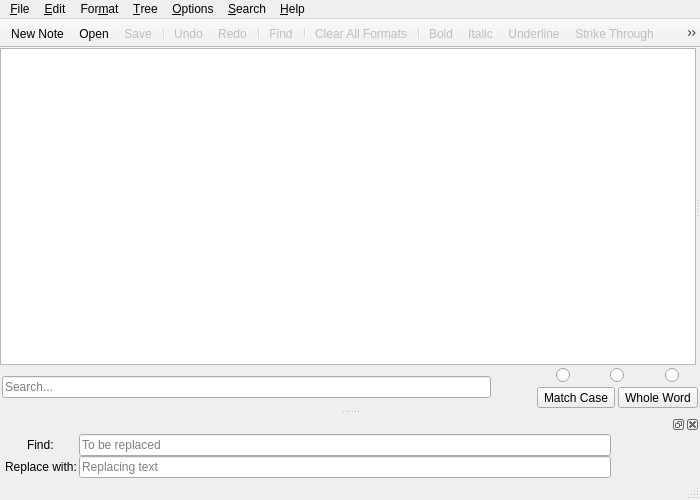
<?xml version="1.0" encoding="UTF-8"?>
<ui version="4.0">
 <class>FeatherNotes::FN</class>
 <widget class="QMainWindow" name="FN">
  <property name="geometry">
   <rect>
    <x>0</x>
    <y>0</y>
    <width>700</width>
    <height>500</height>
   </rect>
  </property>
  <property name="windowTitle">
   <string>FeatherNotes</string>
  </property>
  <widget class="QWidget" name="centralWidget">
   <layout class="QVBoxLayout" name="verticalLayout">
    <property name="spacing">
     <number>0</number>
    </property>
    <property name="leftMargin">
     <number>0</number>
    </property>
    <property name="topMargin">
     <number>0</number>
    </property>
    <property name="rightMargin">
     <number>0</number>
    </property>
    <property name="bottomMargin">
     <number>0</number>
    </property>
    <item>
     <widget class="QSplitter" name="splitter">
      <property name="lineWidth">
       <number>0</number>
      </property>
      <property name="orientation">
       <enum>Qt::Horizontal</enum>
      </property>
      <widget class="FeatherNotes::TreeView" name="treeView"/>
      <widget class="QStackedWidget" name="stackedWidget"/>
     </widget>
    </item>
    <item>
     <layout class="QGridLayout" name="gridLayout">
      <property name="leftMargin">
       <number>2</number>
      </property>
      <property name="rightMargin">
       <number>2</number>
      </property>
      <property name="horizontalSpacing">
       <number>3</number>
      </property>
      <property name="verticalSpacing">
       <number>0</number>
      </property>
      <item row="1" column="1">
       <widget class="QPushButton" name="nextButton">
        <property name="focusPolicy">
         <enum>Qt::NoFocus</enum>
        </property>
        <property name="toolTip">
         <string>Next (F3)</string>
        </property>
        <property name="shortcut">
         <string>F3</string>
        </property>
        <property name="flat">
         <bool>true</bool>
        </property>
       </widget>
      </item>
      <item row="0" column="1">
       <widget class="QPushButton" name="prevButton">
        <property name="focusPolicy">
         <enum>Qt::NoFocus</enum>
        </property>
        <property name="toolTip">
         <string>Previous (F4)</string>
        </property>
        <property name="shortcut">
         <string>F4</string>
        </property>
        <property name="flat">
         <bool>true</bool>
        </property>
       </widget>
      </item>
      <item row="0" column="0" rowspan="2">
       <widget class="FeatherNotes::LineEdit" name="lineEdit">
        <property name="minimumSize">
         <size>
          <width>150</width>
          <height>0</height>
         </size>
        </property>
        <property name="placeholderText">
         <string>Search...</string>
        </property>
       </widget>
      </item>
      <item row="0" column="4" colspan="2">
       <layout class="QHBoxLayout" name="horizontalLayout">
        <property name="spacing">
         <number>3</number>
        </property>
        <item alignment="Qt::AlignHCenter">
         <widget class="QRadioButton" name="namesButton">
          <property name="focusPolicy">
           <enum>Qt::NoFocus</enum>
          </property>
          <property name="toolTip">
           <string>Search only in names (Ctrl+Shift+F7)</string>
          </property>
          <property name="shortcut">
           <string>Ctrl+Shift+F7</string>
          </property>
         </widget>
        </item>
        <item alignment="Qt::AlignHCenter">
         <widget class="QRadioButton" name="tagsButton">
          <property name="focusPolicy">
           <enum>Qt::NoFocus</enum>
          </property>
          <property name="toolTip">
           <string>Search only in tags (Shift+F7)</string>
          </property>
          <property name="shortcut">
           <string>Shift+F7</string>
          </property>
          <property name="autoExclusive">
           <bool>false</bool>
          </property>
         </widget>
        </item>
        <item alignment="Qt::AlignHCenter">
         <widget class="QRadioButton" name="everywhereButton">
          <property name="focusPolicy">
           <enum>Qt::NoFocus</enum>
          </property>
          <property name="toolTip">
           <string>Search in all nodes (F7)</string>
          </property>
          <property name="shortcut">
           <string>F7</string>
          </property>
          <property name="autoExclusive">
           <bool>false</bool>
          </property>
         </widget>
        </item>
       </layout>
      </item>
      <item row="1" column="4" colspan="2">
       <layout class="QHBoxLayout" name="horizontalLayout_2">
        <property name="spacing">
         <number>3</number>
        </property>
        <item alignment="Qt::AlignHCenter">
         <widget class="QToolButton" name="caseButton">
          <property name="focusPolicy">
           <enum>Qt::NoFocus</enum>
          </property>
          <property name="toolTip">
           <string>Match Case (F5)</string>
          </property>
          <property name="text">
           <string>Match Case</string>
          </property>
          <property name="shortcut">
           <string>F5</string>
          </property>
          <property name="checkable">
           <bool>true</bool>
          </property>
         </widget>
        </item>
        <item alignment="Qt::AlignHCenter">
         <widget class="QToolButton" name="wholeButton">
          <property name="focusPolicy">
           <enum>Qt::NoFocus</enum>
          </property>
          <property name="toolTip">
           <string>Whole Word (F6)</string>
          </property>
          <property name="text">
           <string>Whole Word</string>
          </property>
          <property name="shortcut">
           <string>F6</string>
          </property>
          <property name="checkable">
           <bool>true</bool>
          </property>
         </widget>
        </item>
       </layout>
      </item>
     </layout>
    </item>
   </layout>
  </widget>
  <widget class="QMenuBar" name="menuBar">
   <property name="geometry">
    <rect>
     <x>0</x>
     <y>0</y>
     <width>700</width>
     <height>21</height>
    </rect>
   </property>
   <property name="contextMenuPolicy">
    <enum>Qt::PreventContextMenu</enum>
   </property>
   <widget class="QMenu" name="menuFile">
    <property name="title">
     <string>&amp;File</string>
    </property>
    <widget class="QMenu" name="menuOpenRecently">
     <property name="title">
      <string>Recenl&amp;y Opened</string>
     </property>
     <addaction name="actionClearRecent"/>
    </widget>
    <addaction name="actionNew"/>
    <addaction name="actionOpen"/>
    <addaction name="menuOpenRecently"/>
    <addaction name="separator"/>
    <addaction name="actionSave"/>
    <addaction name="actionSaveAs"/>
    <addaction name="separator"/>
    <addaction name="actionPrint"/>
    <addaction name="actionPrintNodes"/>
    <addaction name="actionPrintAll"/>
    <addaction name="actionExportHTML"/>
    <addaction name="separator"/>
    <addaction name="actionPassword"/>
    <addaction name="separator"/>
    <addaction name="actionQuit"/>
   </widget>
   <widget class="QMenu" name="menuEdit">
    <property name="title">
     <string>&amp;Edit</string>
    </property>
    <addaction name="actionUndo"/>
    <addaction name="actionRedo"/>
    <addaction name="separator"/>
    <addaction name="actionCut"/>
    <addaction name="actionCopy"/>
    <addaction name="actionPaste"/>
    <addaction name="actionPasteHTML"/>
    <addaction name="actionDelete"/>
    <addaction name="separator"/>
    <addaction name="actionSelectAll"/>
    <addaction name="separator"/>
    <addaction name="actionCheckSpelling"/>
    <addaction name="separator"/>
    <addaction name="actionDate"/>
   </widget>
   <widget class="QMenu" name="menuFormat">
    <property name="title">
     <string>For&amp;mat</string>
    </property>
    <addaction name="actionClear"/>
    <addaction name="separator"/>
    <addaction name="actionBold"/>
    <addaction name="actionItalic"/>
    <addaction name="actionUnderline"/>
    <addaction name="actionStrike"/>
    <addaction name="actionSuper"/>
    <addaction name="actionSub"/>
    <addaction name="separator"/>
    <addaction name="actionTextColor"/>
    <addaction name="actionBgColor"/>
    <addaction name="separator"/>
    <addaction name="actionLeft"/>
    <addaction name="actionCenter"/>
    <addaction name="actionRight"/>
    <addaction name="actionJust"/>
    <addaction name="separator"/>
    <addaction name="actionLTR"/>
    <addaction name="actionRTL"/>
    <addaction name="separator"/>
    <addaction name="actionH3"/>
    <addaction name="actionH2"/>
    <addaction name="actionH1"/>
    <addaction name="separator"/>
    <addaction name="actionLink"/>
    <addaction name="actionEmbedImage"/>
    <addaction name="actionTable"/>
   </widget>
   <widget class="QMenu" name="menuTree">
    <property name="title">
     <string>&amp;Tree</string>
    </property>
    <addaction name="actionExpandAll"/>
    <addaction name="actionCollapseAll"/>
    <addaction name="separator"/>
    <addaction name="actionPrepSibling"/>
    <addaction name="actionNewSibling"/>
    <addaction name="actionNewChild"/>
    <addaction name="separator"/>
    <addaction name="actionDeleteNode"/>
    <addaction name="separator"/>
    <addaction name="actionMoveUp"/>
    <addaction name="actionMoveDown"/>
    <addaction name="actionMoveLeft"/>
    <addaction name="actionMoveRight"/>
    <addaction name="separator"/>
    <addaction name="actionTags"/>
    <addaction name="actionNodeIcon"/>
    <addaction name="actionRenameNode"/>
    <addaction name="separator"/>
    <addaction name="actionProp"/>
   </widget>
   <widget class="QMenu" name="menuOptions">
    <property name="title">
     <string>&amp;Options</string>
    </property>
    <addaction name="actionDocFont"/>
    <addaction name="actionNodeFont"/>
    <addaction name="separator"/>
    <addaction name="actionDocColors"/>
    <addaction name="separator"/>
    <addaction name="actionWrap"/>
    <addaction name="actionIndent"/>
    <addaction name="separator"/>
    <addaction name="actionPref"/>
   </widget>
   <widget class="QMenu" name="menuSearch">
    <property name="title">
     <string>&amp;Search</string>
    </property>
    <addaction name="actionFind"/>
    <addaction name="actionReplace"/>
   </widget>
   <widget class="QMenu" name="menuHelp">
    <property name="title">
     <string>&amp;Help</string>
    </property>
    <addaction name="actionHelp"/>
    <addaction name="actionAbout"/>
   </widget>
   <addaction name="menuFile"/>
   <addaction name="menuEdit"/>
   <addaction name="menuFormat"/>
   <addaction name="menuTree"/>
   <addaction name="menuOptions"/>
   <addaction name="menuSearch"/>
   <addaction name="menuHelp"/>
  </widget>
  <widget class="QToolBar" name="mainToolBar">
   <property name="contextMenuPolicy">
    <enum>Qt::PreventContextMenu</enum>
   </property>
   <property name="movable">
    <bool>false</bool>
   </property>
   <attribute name="toolBarArea">
    <enum>TopToolBarArea</enum>
   </attribute>
   <attribute name="toolBarBreak">
    <bool>false</bool>
   </attribute>
   <addaction name="actionNew"/>
   <addaction name="actionOpen"/>
   <addaction name="actionSave"/>
   <addaction name="separator"/>
   <addaction name="actionUndo"/>
   <addaction name="actionRedo"/>
   <addaction name="separator"/>
   <addaction name="actionFind"/>
   <addaction name="separator"/>
   <addaction name="actionClear"/>
   <addaction name="separator"/>
   <addaction name="actionBold"/>
   <addaction name="actionItalic"/>
   <addaction name="actionUnderline"/>
   <addaction name="actionStrike"/>
   <addaction name="actionSuper"/>
   <addaction name="actionSub"/>
   <addaction name="separator"/>
   <addaction name="actionTextColor"/>
   <addaction name="actionBgColor"/>
   <addaction name="separator"/>
   <addaction name="actionLeft"/>
   <addaction name="actionCenter"/>
   <addaction name="actionRight"/>
   <addaction name="actionJust"/>
   <addaction name="separator"/>
   <addaction name="actionLTR"/>
   <addaction name="actionRTL"/>
   <addaction name="separator"/>
   <addaction name="actionEmbedImage"/>
   <addaction name="actionMenu"/>
  </widget>
  <widget class="QStatusBar" name="statusBar"/>
  <widget class="QDockWidget" name="dockReplace">
   <property name="features">
    <set>QDockWidget::DockWidgetClosable|QDockWidget::DockWidgetFloatable</set>
   </property>
   <property name="allowedAreas">
    <set>Qt::BottomDockWidgetArea</set>
   </property>
   <attribute name="dockWidgetArea">
    <number>8</number>
   </attribute>
   <widget class="QWidget" name="dockWidgetContents">
    <layout class="QGridLayout" name="gridLayout_3">
     <property name="leftMargin">
      <number>5</number>
     </property>
     <property name="topMargin">
      <number>0</number>
     </property>
     <property name="rightMargin">
      <number>5</number>
     </property>
     <property name="bottomMargin">
      <number>0</number>
     </property>
     <property name="spacing">
      <number>0</number>
     </property>
     <item row="0" column="0">
      <layout class="QGridLayout" name="gridLayout_2">
       <property name="horizontalSpacing">
        <number>2</number>
       </property>
       <property name="verticalSpacing">
        <number>0</number>
       </property>
       <item row="0" column="0" alignment="Qt::AlignHCenter|Qt::AlignVCenter">
        <widget class="QLabel" name="label">
         <property name="text">
          <string>Find:</string>
         </property>
        </widget>
       </item>
       <item row="1" column="0" alignment="Qt::AlignHCenter|Qt::AlignVCenter">
        <widget class="QLabel" name="label_2">
         <property name="text">
          <string>Replace with:</string>
         </property>
        </widget>
       </item>
       <item row="0" column="1" alignment="Qt::AlignVCenter">
        <widget class="FeatherNotes::LineEdit" name="lineEditFind">
         <property name="minimumSize">
          <size>
           <width>150</width>
           <height>0</height>
          </size>
         </property>
         <property name="placeholderText">
          <string>To be replaced</string>
         </property>
        </widget>
       </item>
       <item row="1" column="1" alignment="Qt::AlignVCenter">
        <widget class="FeatherNotes::LineEdit" name="lineEditReplace">
         <property name="minimumSize">
          <size>
           <width>150</width>
           <height>0</height>
          </size>
         </property>
         <property name="placeholderText">
          <string>Replacing text</string>
         </property>
        </widget>
       </item>
       <item row="0" column="2" alignment="Qt::AlignVCenter">
        <widget class="QPushButton" name="rplPrevButton">
         <property name="focusPolicy">
          <enum>Qt::NoFocus</enum>
         </property>
         <property name="toolTip">
          <string>Previous (F9)</string>
         </property>
         <property name="shortcut">
          <string>F9</string>
         </property>
         <property name="flat">
          <bool>true</bool>
         </property>
        </widget>
       </item>
       <item row="1" column="2" alignment="Qt::AlignVCenter">
        <widget class="QPushButton" name="rplNextButton">
         <property name="focusPolicy">
          <enum>Qt::NoFocus</enum>
         </property>
         <property name="toolTip">
          <string>Next (F8)</string>
         </property>
         <property name="shortcut">
          <string>F8</string>
         </property>
         <property name="flat">
          <bool>true</bool>
         </property>
        </widget>
       </item>
       <item row="1" column="3" alignment="Qt::AlignVCenter">
        <widget class="QPushButton" name="allButton">
         <property name="focusPolicy">
          <enum>Qt::NoFocus</enum>
         </property>
         <property name="toolTip">
          <string>Replace all (F10)</string>
         </property>
         <property name="shortcut">
          <string>F10</string>
         </property>
         <property name="flat">
          <bool>true</bool>
         </property>
        </widget>
       </item>
      </layout>
     </item>
    </layout>
   </widget>
  </widget>
  <action name="actionSave">
   <property name="enabled">
    <bool>false</bool>
   </property>
   <property name="text">
    <string>&amp;Save</string>
   </property>
   <property name="toolTip">
    <string>Save</string>
   </property>
   <property name="shortcut">
    <string>Ctrl+S</string>
   </property>
  </action>
  <action name="actionOpen">
   <property name="text">
    <string>&amp;Open</string>
   </property>
   <property name="toolTip">
    <string>Open a file</string>
   </property>
   <property name="shortcut">
    <string>Ctrl+O</string>
   </property>
  </action>
  <action name="actionUndo">
   <property name="enabled">
    <bool>false</bool>
   </property>
   <property name="text">
    <string>&amp;Undo</string>
   </property>
   <property name="toolTip">
    <string>Undo</string>
   </property>
   <property name="shortcut">
    <string>Ctrl+Z</string>
   </property>
  </action>
  <action name="actionRedo">
   <property name="enabled">
    <bool>false</bool>
   </property>
   <property name="text">
    <string>&amp;Redo</string>
   </property>
   <property name="toolTip">
    <string>Redo</string>
   </property>
   <property name="shortcut">
    <string>Ctrl+Shift+Z</string>
   </property>
  </action>
  <action name="actionFind">
   <property name="enabled">
    <bool>false</bool>
   </property>
   <property name="text">
    <string>&amp;Find</string>
   </property>
   <property name="toolTip">
    <string>Show/hide searchbar</string>
   </property>
   <property name="shortcut">
    <string>Ctrl+F</string>
   </property>
  </action>
  <action name="actionClear">
   <property name="enabled">
    <bool>false</bool>
   </property>
   <property name="text">
    <string>&amp;Clear All Formats</string>
   </property>
   <property name="toolTip">
    <string>Clear all formats</string>
   </property>
   <property name="shortcut">
    <string>Ctrl+E</string>
   </property>
  </action>
  <action name="actionBold">
   <property name="checkable">
    <bool>true</bool>
   </property>
   <property name="enabled">
    <bool>false</bool>
   </property>
   <property name="text">
    <string>&amp;Bold</string>
   </property>
   <property name="toolTip">
    <string>Bold</string>
   </property>
   <property name="shortcut">
    <string>Ctrl+B</string>
   </property>
  </action>
  <action name="actionItalic">
   <property name="checkable">
    <bool>true</bool>
   </property>
   <property name="enabled">
    <bool>false</bool>
   </property>
   <property name="text">
    <string>&amp;Italic</string>
   </property>
   <property name="toolTip">
    <string>Italic</string>
   </property>
   <property name="shortcut">
    <string>Ctrl+I</string>
   </property>
  </action>
  <action name="actionUnderline">
   <property name="checkable">
    <bool>true</bool>
   </property>
   <property name="enabled">
    <bool>false</bool>
   </property>
   <property name="text">
    <string>&amp;Underline</string>
   </property>
   <property name="toolTip">
    <string>Underline</string>
   </property>
   <property name="shortcut">
    <string>Ctrl+U</string>
   </property>
  </action>
  <action name="actionStrike">
   <property name="checkable">
    <bool>true</bool>
   </property>
   <property name="enabled">
    <bool>false</bool>
   </property>
   <property name="text">
    <string>&amp;Strike Through</string>
   </property>
   <property name="toolTip">
    <string>Strike through</string>
   </property>
   <property name="shortcut">
    <string>Ctrl+T</string>
   </property>
  </action>
  <action name="actionTextColor">
   <property name="enabled">
    <bool>false</bool>
   </property>
   <property name="text">
    <string>Te&amp;xt Color</string>
   </property>
   <property name="toolTip">
    <string>Text color</string>
   </property>
   <property name="shortcut">
    <string>Alt+Shift+T</string>
   </property>
  </action>
  <action name="actionBgColor">
   <property name="enabled">
    <bool>false</bool>
   </property>
   <property name="text">
    <string>Back&amp;ground Color</string>
   </property>
   <property name="toolTip">
    <string>Background color</string>
   </property>
   <property name="shortcut">
    <string>Alt+Shift+B</string>
   </property>
  </action>
  <action name="actionOptions">
   <property name="text">
    <string>Options</string>
   </property>
  </action>
  <action name="actionNew">
   <property name="text">
    <string>&amp;New Note</string>
   </property>
   <property name="shortcut">
    <string>Ctrl+Alt+Shift+N</string>
   </property>
  </action>
  <action name="actionSaveAs">
   <property name="enabled">
    <bool>false</bool>
   </property>
   <property name="text">
    <string>Save &amp;As</string>
   </property>
   <property name="shortcut">
    <string>Ctrl+Shift+S</string>
   </property>
  </action>
  <action name="actionPrint">
   <property name="enabled">
    <bool>false</bool>
   </property>
   <property name="text">
    <string>&amp;Print</string>
   </property>
   <property name="shortcut">
    <string>Ctrl+P</string>
   </property>
  </action>
  <action name="actionPrintNodes">
   <property name="enabled">
    <bool>false</bool>
   </property>
   <property name="text">
    <string>P&amp;rint with Sub-Nodes</string>
   </property>
  </action>
  <action name="actionPassword">
   <property name="enabled">
    <bool>false</bool>
   </property>
   <property name="text">
    <string>Set Pass&amp;word</string>
   </property>
  </action>
  <action name="actionQuit">
   <property name="text">
    <string>&amp;Quit</string>
   </property>
   <property name="shortcut">
    <string>Ctrl+Q</string>
   </property>
  </action>
  <action name="actionCut">
   <property name="enabled">
    <bool>false</bool>
   </property>
   <property name="text">
    <string>&amp;Cut</string>
   </property>
   <property name="shortcut">
    <string>Ctrl+X</string>
   </property>
  </action>
  <action name="actionCopy">
   <property name="enabled">
    <bool>false</bool>
   </property>
   <property name="text">
    <string>C&amp;opy</string>
   </property>
   <property name="shortcut">
    <string>Ctrl+C</string>
   </property>
  </action>
  <action name="actionPaste">
   <property name="enabled">
    <bool>false</bool>
   </property>
   <property name="text">
    <string>&amp;Paste</string>
   </property>
   <property name="shortcut">
    <string>Ctrl+V</string>
   </property>
  </action>
  <action name="actionDelete">
   <property name="enabled">
    <bool>false</bool>
   </property>
   <property name="text">
    <string>&amp;Delete</string>
   </property>
  </action>
  <action name="actionSelectAll">
   <property name="enabled">
    <bool>false</bool>
   </property>
   <property name="text">
    <string>&amp;Select All</string>
   </property>
   <property name="shortcut">
    <string>Ctrl+A</string>
   </property>
  </action>
  <action name="actionEmbedImage">
   <property name="enabled">
    <bool>false</bool>
   </property>
   <property name="text">
    <string>E&amp;mbed Image</string>
   </property>
   <property name="toolTip">
    <string>Embed Image</string>
   </property>
   <property name="shortcut">
    <string>Ctrl+Alt+Shift+I</string>
   </property>
  </action>
  <action name="actionExpandAll">
   <property name="enabled">
    <bool>false</bool>
   </property>
   <property name="text">
    <string>E&amp;xpand All</string>
   </property>
   <property name="shortcut">
    <string>Ctrl+Shift+Down</string>
   </property>
  </action>
  <action name="actionCollapseAll">
   <property name="enabled">
    <bool>false</bool>
   </property>
   <property name="text">
    <string>Collap&amp;se All</string>
   </property>
   <property name="shortcut">
    <string>Ctrl+Shift+Up</string>
   </property>
  </action>
  <action name="actionNewSibling">
   <property name="enabled">
    <bool>false</bool>
   </property>
   <property name="text">
    <string>&amp;Append Sibling</string>
   </property>
   <property name="shortcut">
    <string>Ctrl+N</string>
   </property>
  </action>
  <action name="actionNewChild">
   <property name="enabled">
    <bool>false</bool>
   </property>
   <property name="text">
    <string>Append &amp;Child</string>
   </property>
   <property name="shortcut">
    <string>Ctrl+Shift+N</string>
   </property>
  </action>
  <action name="actionDeleteNode">
   <property name="enabled">
    <bool>false</bool>
   </property>
   <property name="text">
    <string>&amp;Delete Node</string>
   </property>
   <property name="shortcut">
    <string>Ctrl+D</string>
   </property>
  </action>
  <action name="actionMoveUp">
   <property name="enabled">
    <bool>false</bool>
   </property>
   <property name="text">
    <string>Move &amp;Up</string>
   </property>
   <property name="shortcut">
    <string>Alt+Up</string>
   </property>
  </action>
  <action name="actionMoveDown">
   <property name="enabled">
    <bool>false</bool>
   </property>
   <property name="text">
    <string>Move Do&amp;wn</string>
   </property>
   <property name="shortcut">
    <string>Alt+Down</string>
   </property>
  </action>
  <action name="actionRenameNode">
   <property name="enabled">
    <bool>false</bool>
   </property>
   <property name="text">
    <string>Re&amp;name Node</string>
   </property>
   <property name="shortcut">
    <string>Ctrl+Shift+R</string>
   </property>
  </action>
  <action name="actionProp">
   <property name="text">
    <string>Tree Pr&amp;operties</string>
   </property>
   <property name="shortcut">
    <string>Ctrl+Shift+D</string>
   </property>
  </action>
  <action name="actionDocFont">
   <property name="enabled">
    <bool>false</bool>
   </property>
   <property name="text">
    <string>Document &amp;Font</string>
   </property>
  </action>
  <action name="actionWrap">
   <property name="checkable">
    <bool>true</bool>
   </property>
   <property name="checked">
    <bool>true</bool>
   </property>
   <property name="enabled">
    <bool>false</bool>
   </property>
   <property name="text">
    <string>&amp;Wrap Lines</string>
   </property>
   <property name="shortcut">
    <string>Ctrl+W</string>
   </property>
  </action>
  <action name="actionIndent">
   <property name="checkable">
    <bool>true</bool>
   </property>
   <property name="checked">
    <bool>true</bool>
   </property>
   <property name="enabled">
    <bool>false</bool>
   </property>
   <property name="text">
    <string>&amp;Auto-Indentation</string>
   </property>
   <property name="shortcut">
    <string>Ctrl+Shift+I</string>
   </property>
  </action>
  <action name="actionPref">
   <property name="text">
    <string>&amp;Preferences</string>
   </property>
   <property name="shortcut">
    <string>Ctrl+Shift+P</string>
   </property>
  </action>
  <action name="actionReplace">
   <property name="enabled">
    <bool>false</bool>
   </property>
   <property name="text">
    <string>Find and &amp;Replace</string>
   </property>
   <property name="shortcut">
    <string>Ctrl+R</string>
   </property>
  </action>
  <action name="actionHelp">
   <property name="text">
    <string>&amp;Help</string>
   </property>
   <property name="shortcut">
    <string>Ctrl+H</string>
   </property>
  </action>
  <action name="actionAbout">
   <property name="text">
    <string>&amp;About</string>
   </property>
  </action>
  <action name="actionPrintAll">
   <property name="enabled">
    <bool>false</bool>
   </property>
   <property name="text">
    <string>Pr&amp;int All Nodes</string>
   </property>
  </action>
  <action name="actionSuper">
   <property name="checkable">
    <bool>true</bool>
   </property>
   <property name="enabled">
    <bool>false</bool>
   </property>
   <property name="text">
    <string>Superscrip&amp;t</string>
   </property>
   <property name="toolTip">
    <string>Superscript</string>
   </property>
   <property name="shortcut">
    <string>Alt+Shift+U</string>
   </property>
  </action>
  <action name="actionSub">
   <property name="checkable">
    <bool>true</bool>
   </property>
   <property name="enabled">
    <bool>false</bool>
   </property>
   <property name="text">
    <string>Subscri&amp;pt</string>
   </property>
   <property name="toolTip">
    <string>Subscript</string>
   </property>
   <property name="shortcut">
    <string>Alt+Shift+S</string>
   </property>
  </action>
  <action name="actionCenter">
   <property name="checkable">
    <bool>true</bool>
   </property>
   <property name="enabled">
    <bool>false</bool>
   </property>
   <property name="text">
    <string>C&amp;enter</string>
   </property>
   <property name="toolTip">
    <string>Align center</string>
   </property>
   <property name="shortcut">
    <string>Alt+Shift+Down</string>
   </property>
  </action>
  <action name="actionRight">
   <property name="checkable">
    <bool>true</bool>
   </property>
   <property name="enabled">
    <bool>false</bool>
   </property>
   <property name="text">
    <string>&amp;Right</string>
   </property>
   <property name="toolTip">
    <string>Align right</string>
   </property>
   <property name="shortcut">
    <string>Alt+Shift+Right</string>
   </property>
  </action>
  <action name="actionLeft">
   <property name="checkable">
    <bool>true</bool>
   </property>
   <property name="enabled">
    <bool>false</bool>
   </property>
   <property name="text">
    <string>&amp;Left</string>
   </property>
   <property name="toolTip">
    <string>Align left</string>
   </property>
   <property name="shortcut">
    <string>Alt+Shift+Left</string>
   </property>
  </action>
  <action name="actionJust">
   <property name="checkable">
    <bool>true</bool>
   </property>
   <property name="enabled">
    <bool>false</bool>
   </property>
   <property name="text">
    <string>&amp;Justify</string>
   </property>
   <property name="toolTip">
    <string>Justify</string>
   </property>
   <property name="shortcut">
    <string>Alt+Shift+Up</string>
   </property>
  </action>
  <action name="actionPrepSibling">
   <property name="enabled">
    <bool>false</bool>
   </property>
   <property name="text">
    <string>&amp;Prepend Sibling</string>
   </property>
   <property name="shortcut">
    <string>Ctrl+M</string>
   </property>
  </action>
  <action name="actionMoveLeft">
   <property name="enabled">
    <bool>false</bool>
   </property>
   <property name="text">
    <string>Move &amp;Left</string>
   </property>
   <property name="shortcut">
    <string>Alt+Left</string>
   </property>
  </action>
  <action name="actionMoveRight">
   <property name="enabled">
    <bool>false</bool>
   </property>
   <property name="text">
    <string>Move &amp;Right</string>
   </property>
   <property name="shortcut">
    <string>Alt+Right</string>
   </property>
  </action>
  <action name="actionH2">
   <property name="enabled">
    <bool>false</bool>
   </property>
   <property name="text">
    <string>h&amp;2</string>
   </property>
   <property name="toolTip">
    <string>Header 2</string>
   </property>
   <property name="shortcut">
    <string>Ctrl+2</string>
   </property>
  </action>
  <action name="actionH1">
   <property name="enabled">
    <bool>false</bool>
   </property>
   <property name="text">
    <string>h&amp;1</string>
   </property>
   <property name="toolTip">
    <string>Header 1</string>
   </property>
   <property name="shortcut">
    <string>Ctrl+1</string>
   </property>
  </action>
  <action name="actionH3">
   <property name="enabled">
    <bool>false</bool>
   </property>
   <property name="text">
    <string>h&amp;3</string>
   </property>
   <property name="toolTip">
    <string>Header 3</string>
   </property>
   <property name="shortcut">
    <string>Ctrl+3</string>
   </property>
  </action>
  <action name="actionNodeFont">
   <property name="enabled">
    <bool>false</bool>
   </property>
   <property name="text">
    <string>&amp;Node Font</string>
   </property>
   <property name="toolTip">
    <string>Node Font</string>
   </property>
  </action>
  <action name="actionImageScale">
   <property name="text">
    <string>Scale I&amp;mage(s)</string>
   </property>
  </action>
  <action name="actionPasteHTML">
   <property name="enabled">
    <bool>false</bool>
   </property>
   <property name="text">
    <string>Paste &amp;HTML</string>
   </property>
   <property name="shortcut">
    <string>Ctrl+Shift+V</string>
   </property>
  </action>
  <action name="actionTags">
   <property name="enabled">
    <bool>false</bool>
   </property>
   <property name="text">
    <string>&amp;Tags</string>
   </property>
   <property name="shortcut">
    <string>Ctrl+Shift+T</string>
   </property>
  </action>
  <action name="actionLink">
   <property name="enabled">
    <bool>false</bool>
   </property>
   <property name="text">
    <string>Insert Lin&amp;k</string>
   </property>
   <property name="shortcut">
    <string>Ctrl+L</string>
   </property>
  </action>
  <action name="actionCopyLink">
   <property name="text">
    <string>C&amp;opy Link</string>
   </property>
  </action>
  <action name="actionTable">
   <property name="enabled">
    <bool>false</bool>
   </property>
   <property name="text">
    <string>I&amp;nsert Table</string>
   </property>
   <property name="shortcut">
    <string>Ctrl+Alt+Shift+T</string>
   </property>
  </action>
  <action name="actionTableAppendRow">
   <property name="text">
    <string>Append Row</string>
   </property>
  </action>
  <action name="actionTableDeleteRow">
   <property name="text">
    <string>Delete Row</string>
   </property>
  </action>
  <action name="actionTableAppendCol">
   <property name="text">
    <string>Append Column</string>
   </property>
  </action>
  <action name="actionTableDeleteCol">
   <property name="text">
    <string>Delete Column</string>
   </property>
  </action>
  <action name="actionTableMergeCells">
   <property name="text">
    <string>Merge Cells</string>
   </property>
  </action>
  <action name="actionTablePrependRow">
   <property name="text">
    <string>Prepend Row</string>
   </property>
  </action>
  <action name="actionTablePrependCol">
   <property name="text">
    <string>Prepend Column</string>
   </property>
  </action>
  <action name="actionExportHTML">
   <property name="enabled">
    <bool>false</bool>
   </property>
   <property name="text">
    <string>Export &amp;HTML</string>
   </property>
  </action>
  <action name="actionImageSave">
   <property name="text">
    <string>Save Ima&amp;ge(s)</string>
   </property>
  </action>
  <action name="actionRTL">
   <property name="checkable">
    <bool>true</bool>
   </property>
   <property name="enabled">
    <bool>false</bool>
   </property>
   <property name="text">
    <string>RTL</string>
   </property>
   <property name="shortcut">
    <string>Ctrl+Alt+Shift+Left</string>
   </property>
  </action>
  <action name="actionLTR">
   <property name="checkable">
    <bool>true</bool>
   </property>
   <property name="enabled">
    <bool>false</bool>
   </property>
   <property name="text">
    <string>LTR</string>
   </property>
   <property name="shortcut">
    <string>Ctrl+Alt+Shift+Right</string>
   </property>
  </action>
  <action name="actionMenu">
   <property name="text">
    <string>Menu</string>
   </property>
   <property name="toolTip">
    <string>Menu</string>
   </property>
  </action>
  <action name="actionNodeIcon">
   <property name="enabled">
    <bool>false</bool>
   </property>
   <property name="text">
    <string>Node &amp;Icon</string>
   </property>
   <property name="shortcut">
    <string>Ctrl+Shift+C</string>
   </property>
  </action>
  <action name="actionCheckSpelling">
   <property name="text">
    <string>Check Spelling</string>
   </property>
   <property name="toolTip">
    <string>Check Spelling</string>
   </property>
   <property name="shortcut">
    <string>F2</string>
   </property>
  </action>
  <action name="actionDocColors">
   <property name="text">
    <string>Document &amp;Colors</string>
   </property>
  </action>
  <action name="actionDate">
   <property name="enabled">
    <bool>false</bool>
   </property>
   <property name="text">
    <string>Paste Date and Time</string>
   </property>
   <property name="toolTip">
    <string>Paste Date and Time</string>
   </property>
  </action>
  <action name="actionClearRecent">
   <property name="text">
    <string>&amp;Clear</string>
   </property>
  </action>
 </widget>
 <layoutdefault spacing="6" margin="11"/>
 <customwidgets>
  <customwidget>
   <class>FeatherNotes::LineEdit</class>
   <extends>QLineEdit</extends>
   <header>lineedit.h</header>
  </customwidget>
  <customwidget>
   <class>FeatherNotes::TreeView</class>
   <extends>QTreeView</extends>
   <header>treeview.h</header>
  </customwidget>
 </customwidgets>
 <connections>
  <connection>
   <sender>actionQuit</sender>
   <signal>triggered()</signal>
   <receiver>FN</receiver>
   <slot>close()</slot>
   <hints>
    <hint type="sourcelabel">
     <x>-1</x>
     <y>-1</y>
    </hint>
    <hint type="destinationlabel">
     <x>323</x>
     <y>198</y>
    </hint>
   </hints>
  </connection>
 </connections>
</ui>
